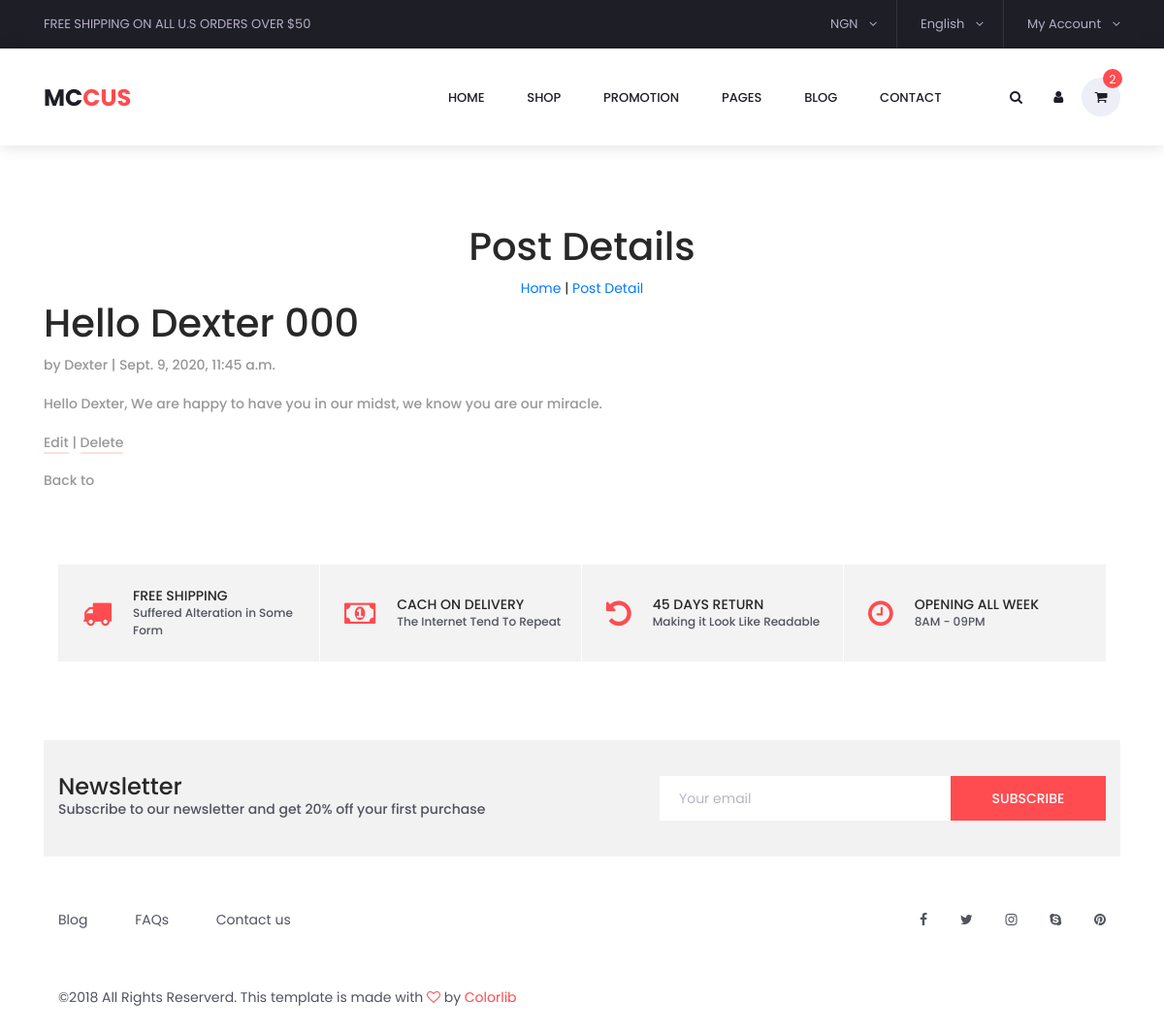
The app's page /blog/1/ (signed in) with its own data.
### blog/models.py (models this page shows, shortened)
class Post(models.Model):
    title = models.CharField(max_length=255)
    author = models.ForeignKey(
        get_user_model(),
        on_delete=models.CASCADE,
    )
    body = models.TextField()
    created_at = models.DateTimeField(auto_now_add=True)

### users/models.py (models this page shows)
class CustomUser(AbstractUser):
    age = models.PositiveIntegerField(null=True, blank=True)

### blog/views.py (the view)
# urls.py: path('<int:pk>/', BlogDetailView.as_view(), name='blog_detail'),
class BlogDetailView(LoginRequiredMixin, DetailView):
    model = Post
    template_name = 'blog_detail.html'
    login_url = 'login'

### templates/blog_detail.html (shortened to what this page needs)
{% extends 'base2.html' %}
{% load static %}
{% block content %}
        <section class="banner space-top-4">
            <div class="banner_inner d-flex align-items-center">
                <div class="container">
                    <div class="banner_content text-center">
                        <h2>Post Details</h2>
                        <div class="page_link">
                            <a href="{% url 'home'%}">Home </a> |
                            <a href="{% url 'signup' %}">Post Detail </a>
                        </div>
                    </div>
                </div>
            </div>
            <div>
    <div>
        <h2>{{ object.title }}</h2>
            <p>by {{ object.author }} | {{ object.created_at }}</p>
            <p>{{object.body}} </p>
    </div>
    <p><a href="{% url 'blog_edit' post.pk %}">Edit</a> |
        <a href="{% url 'blog_del' post.pk %}">Delete</a>
    </p>
    <p>Back to <a href="{% url 'blog' %} "></a></p>
{% endblock content %}

### pages/static/styles/main_styles.css (style rules this page uses)
* { margin: 0; padding: 0; }
body { font-family: 'Poppins', sans-serif; font-size: 14px; line-height: 23px; font-weight: 400; background: #FFFFFF; color: #1e1e27; }
div { display: block; position: relative; -webkit-box-sizing: border-box; -moz-box-sizing: border-box; box-sizing: border-box; }
p { font-family: 'Poppins', sans-serif; font-size: 14px; line-height: 1.7; font-weight: 500; color: #989898; -webkit-font-smoothing: antialiased; -webkit-text-shadow: rgba(0,0,0,.01) 0 0 1px; text-shadow: rgba(0,0,0,.01) 0 0 1px; }
p a { display: inline; position: relative; color: inherit; border-bottom: solid 2px #fde0db; -webkit-transition: all 200ms ease; -moz-transition: all 200ms ease; -ms-transition: all 200ms ease; -o-transition: all 200ms ease; transition: all 200ms ease; }
h2 { font-size: 40px; }
h1, h2, h3, h4, h5, h6 { color: #282828; -webkit-font-smoothing: antialiased; -webkit-text-shadow: rgba(0,0,0,.01) 0 0 1px; text-shadow: rgba(0,0,0,.01) 0 0 1px; }
section { display: block; position: relative; box-sizing: border-box; }
.banner { width: 100%; margin-top: 30px; }

### templates/blog_detail.html (style rules this page uses)
.space-top-4 { padding-top: 12.5rem; }

### records on screen
Post: title "Hello Dexter 000", author "Dexter", created_at "Sept. 9, 2020, 11:45 a.m.", body "Hello Dexter, We are happy to have you in our midst, we know you are our miracle."
